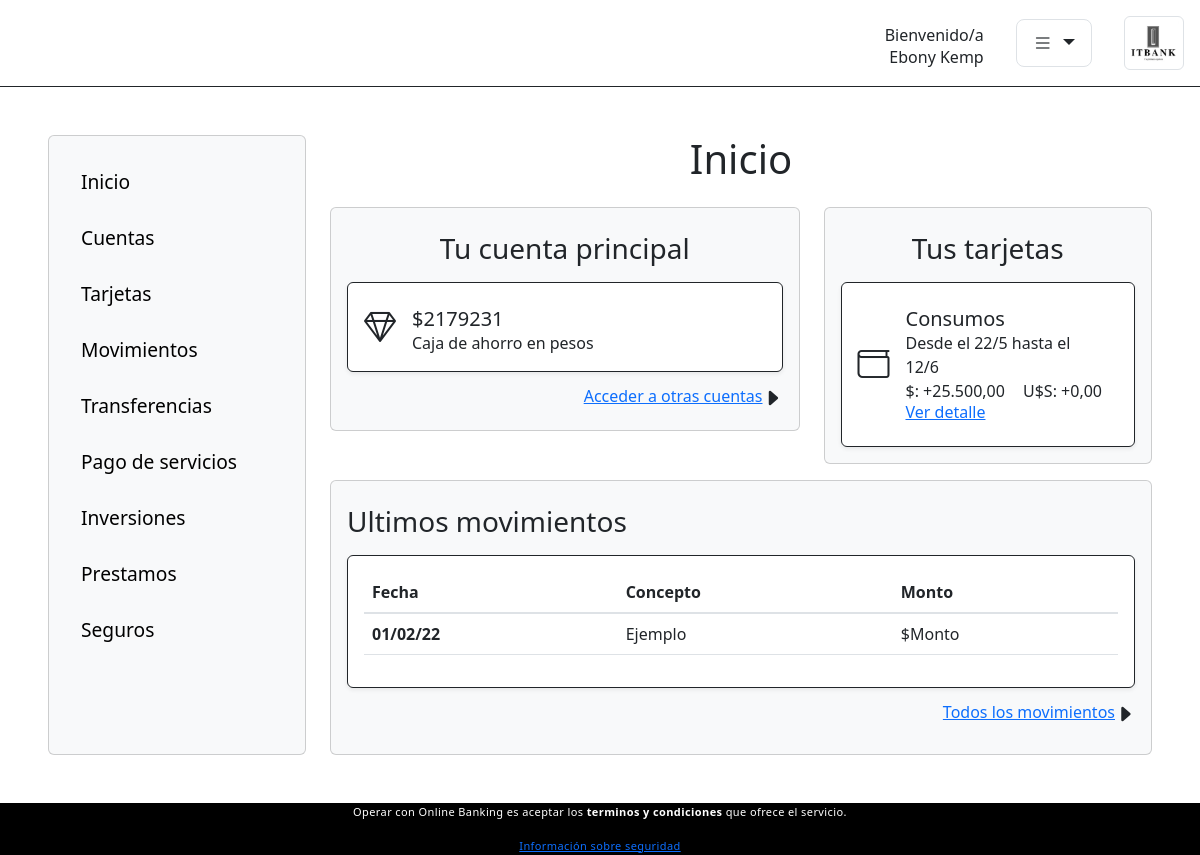
/cuentas/1/ (signed in), run on an earlier commit of the app's database.
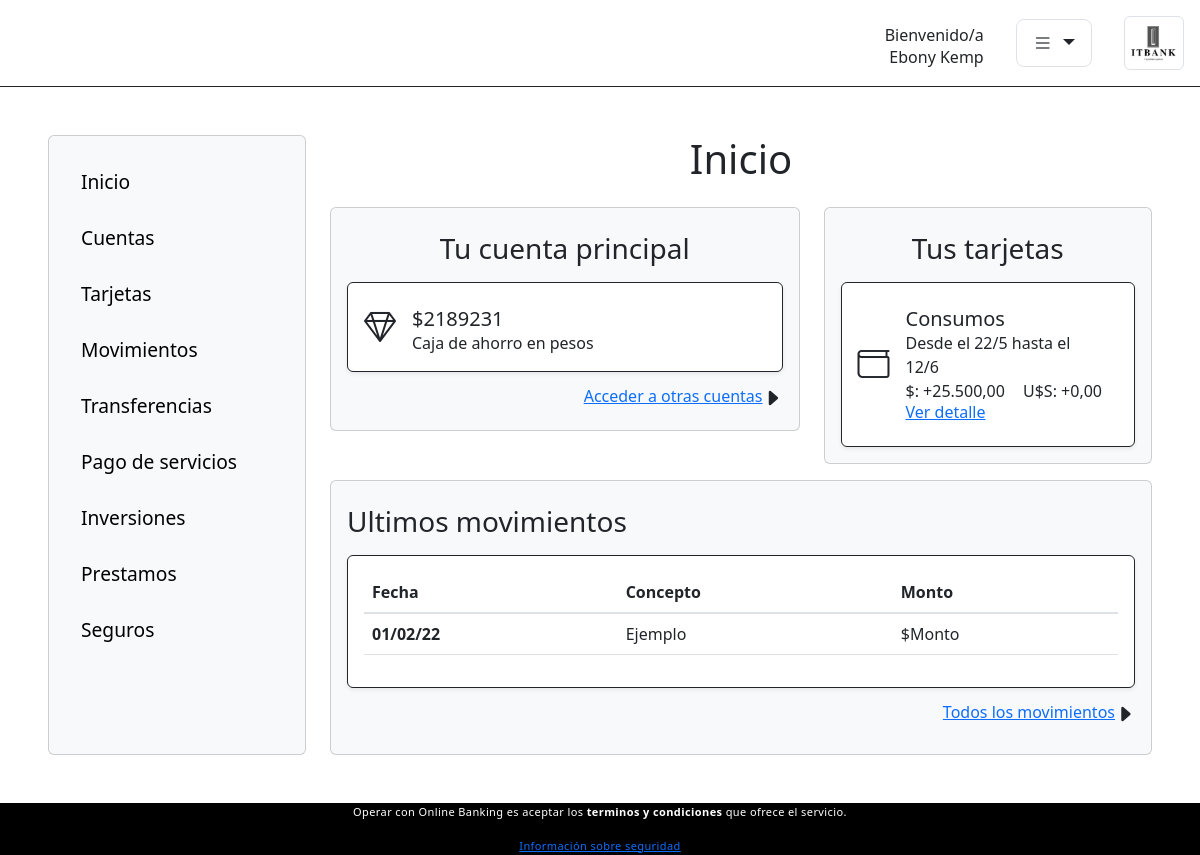
And on a later commit of the database.
### Cuentas/models.py (models this page shows, shortened)
class Cuenta(models.Model):
    account_id = models.AutoField(primary_key=True)
    customer_id = models.IntegerField()
    balance = models.IntegerField()
    iban = models.TextField()
    tipo = models.ForeignKey('TiposDeCuenta',related_name = 'cuentas', on_delete=models.CASCADE, blank=True, null=True)
    class Meta:
        db_table = 'cuenta'

class TiposDeCuenta(models.Model):
    tipo_id = models.AutoField(primary_key=True, blank=True)
    nombre_cuenta = models.TextField()
    class Meta:
        db_table = 'tipos_de_cuenta'

### Cuentas/views.py (the view)
# urls.py: path('<int:cuenta_id>/', views.index, name='index'),
@login_required
def index(request, cuenta_id):
    cuentas = Cuenta.objects.filter(customer_id = request.user.cliente.customer_id).order_by('account_id')
    for indice, elem in enumerate(cuentas):
        cuenta = cuentas[indice == cuenta_id + 1]
    if cuenta_id > len(cuentas):
        messages.error(request, 'Cuenta no existente')
        return HttpResponseRedirect(reverse('Cuentas:index', args=(1,)))
    else:
        return render(request, 'cuentas/index.html', {'cuenta':cuenta, 'id':cuenta_id})

### Clientes/models.py (called while the page is built)
    def __str__(self):
        return '{} {}'.format(self.customer_name,self.customer_surname)

### Cuentas/templates/cuentas/index.html (shortened to what this page needs)
{% extends 'inicio/base.html' %}
{% load static %}
{% block aside %}
{% include 'inicio/aside.html' %}
{% endblock %}
{% block content-size %} 'col-9' {% endblock %}
{% block title %} Inicio {% endblock %}
{% block content %}
<div class="row gx-4">
    <div class="col-lg-7 col-12">
      <div class="card p-3 mt-3 bg-light">
        <div class="my-2">
          {% if id == 1 %}
          <h3 class = 'text-center'>Tu cuenta principal</h3>
          {% else %}
          <h3 class = 'text-center'>Cuenta {{id}}</h3>
          {% endif %}
        </div>
        <div
          class="bg-white border border-dark card-body shadow-sm rounded d-flex align-items-center">
          <i class="bi bi-gem"></i>
          <div class="d-flex align-self-center flex-column mx-3 mt-2">
            <h5 class="p-0 m-0">${{cuenta.balance}}</h5>
            <p class="p-0 m-0">{{ cuenta.tipo.nombre_cuenta}}</p>
          </div>
        </div>
        <div class="d-flex mt-2 align-items-center justify-content-end">
            <a class="h6 m-0 p-0" href={% url 'cuentas:cuentas' id%}>Acceder a otras cuentas</a>
            <i class="bi bi-caret-right-fill fs-5 mt-1"></i>
          </div>
      </div>
    </div>
    <div class="col-lg-5 col-12">
      <div class="card p-3 mt-3 bg-light">
        <div class="my-2">
          <h3 class = 'text-center'>Tus tarjetas</h3>
        </div>
        <div
          class="bg-white border border-dark card-body shadow-sm rounded d-flex align-items-center"
        >
        <i class="bi bi-wallet"></i>
        <div class="d-flex align-self-center flex-column mx-3 mt-2">
          <h5 class="p-0 m-0">Consumos</h5>
          <p class="p-0 m-0">Desde el 22/5 hasta el 12/6</p>
          <span class="d-flex justify-content-between">
            <p class="p-0 m-0">$: +25.500,00</p>
            <p class="p-0 m-0">U$S: +0,00</p>
          </span>
          <a class="h6" href="">Ver detalle</a>
        </div>
      </div>
      </div>
    </div>
  </div>
  <div class="card p-3 mt-3 bg-light">
    <div class="my-2">
      <h3>Ultimos movimientos</h3>
    </div>
    <div class="bg-white border border-dark card-body shadow-sm rounded d-flex align-items-center">
      <table class="table">
        <thead>
          <tr>
            <th class="border-top-0" scope="col">Fecha</th>
            <th class="border-top-0" scope="col">Concepto</th>
            <th class="border-top-0" scope="col">Monto</th>
          </tr>
        </thead>
        <tbody>
          <tr>
            <th scope="row">01/02/22</th>
            <td>Ejemplo</td>
            <td>$Monto</td>
          </tr>
        </tbody>
      </table>
    </div>
    <div class="my-2 d-flex justify-content-end flecha">
      <div class="d-flex align-items-center">
        <a class="h6 m-0 p-0">Todos los movimientos</a>
        <i class="bi bi-caret-right-fill fs-5 mt-1"></i>
      </div>
    </div>
  </div>
</div>
{% endblock %}

What changed in the data, as far as the page shows it:
changed Cuenta "Caja de ahorro en pesos": balance "2179231" → "2189231"
